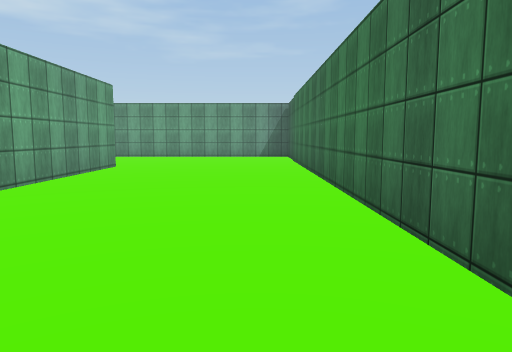
View 1 (above)

19 first-person views from a walk through a scene from a Unity 3-D project. The camera is 1.5 m above the floor, tilts 6° down and sees 70° across. The floor is counted in squares, 2 m on a side. Each view is taken from the middle of a square. On the plan, view 1 faces up. The plan holds only what a view shows up to about 11 squares ahead; the rest is blank. The place goes on beyond the plan. Surface patterns are stand-ins for the level's own textures.

View 2
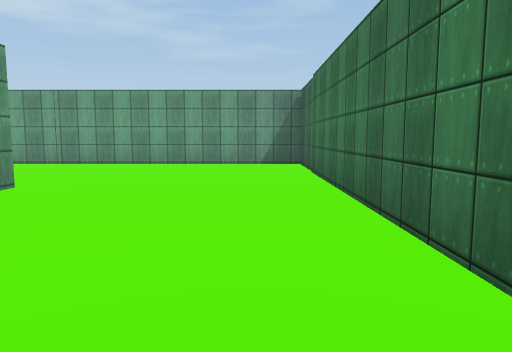

View 3
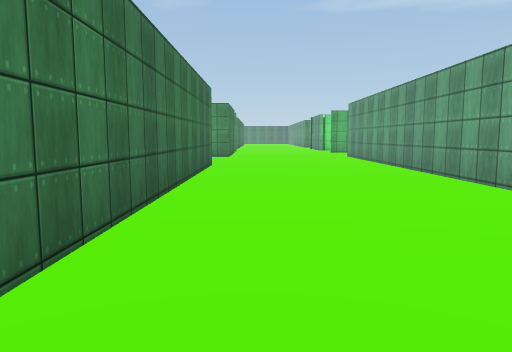

View 4
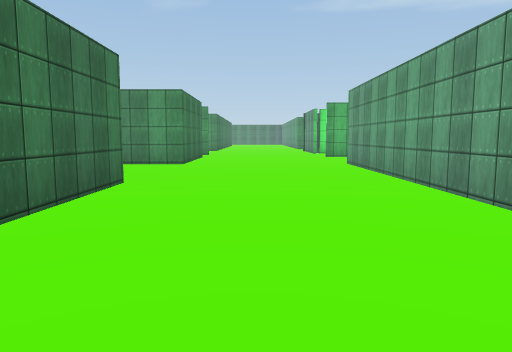

View 5
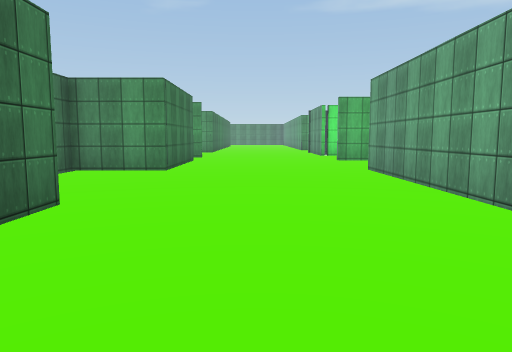

View 6
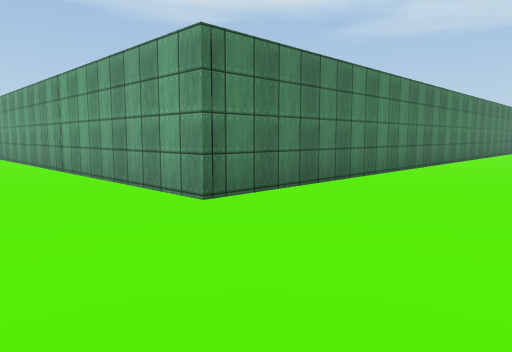

View 7
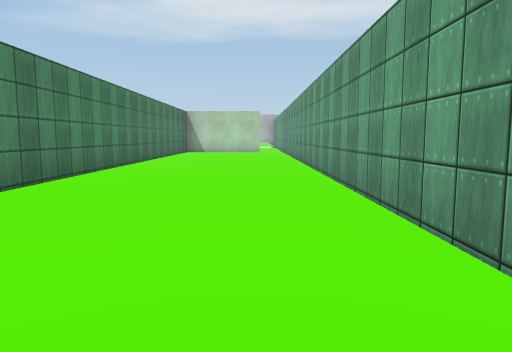

View 8
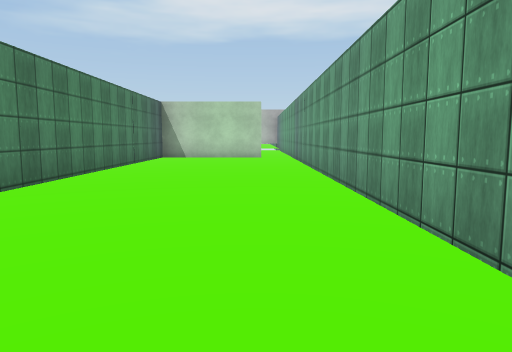

View 9
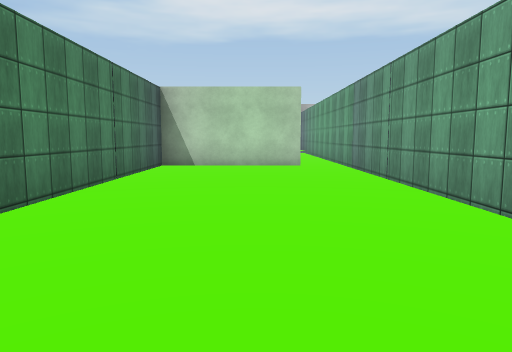

View 10
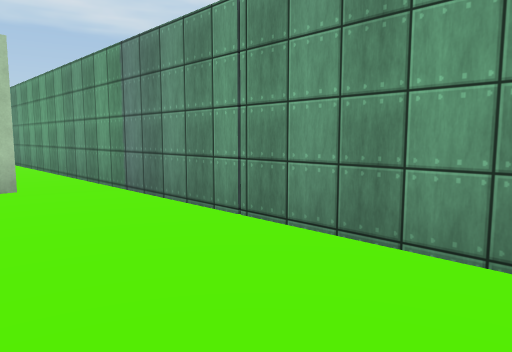

View 11
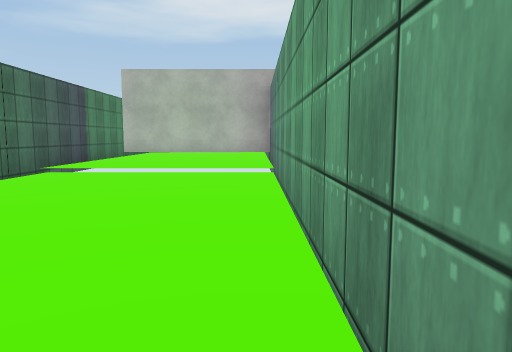

View 12
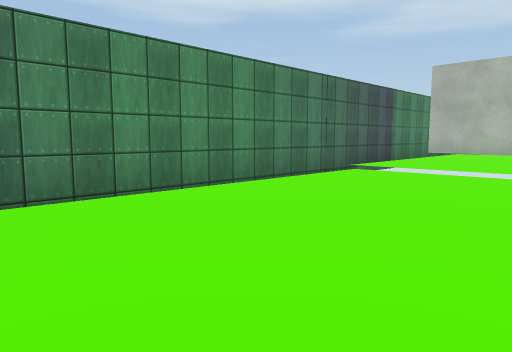

View 13
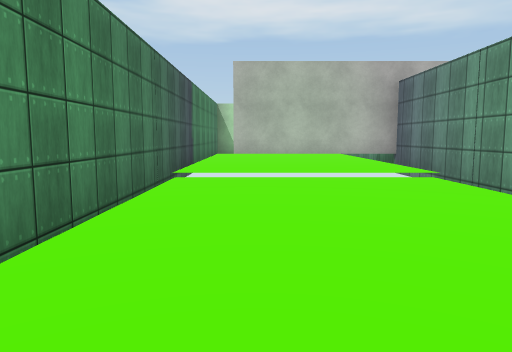

View 14
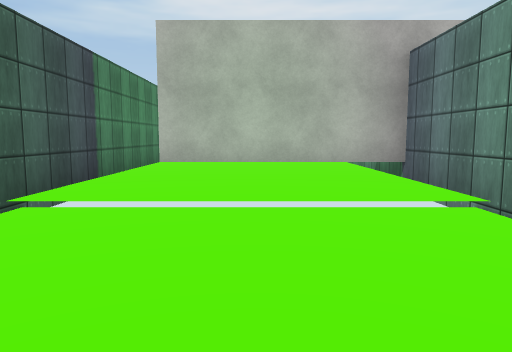

View 15
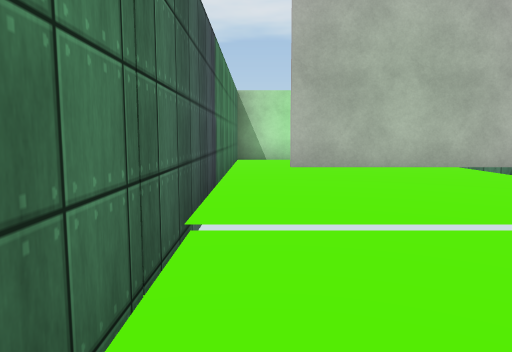

View 16
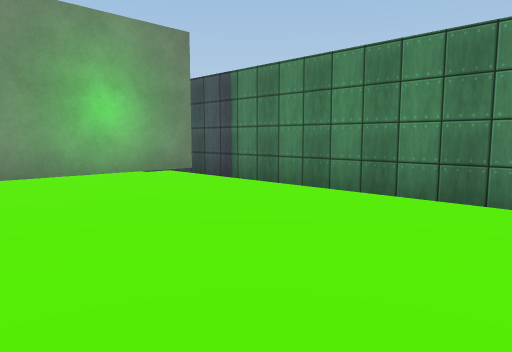

View 17
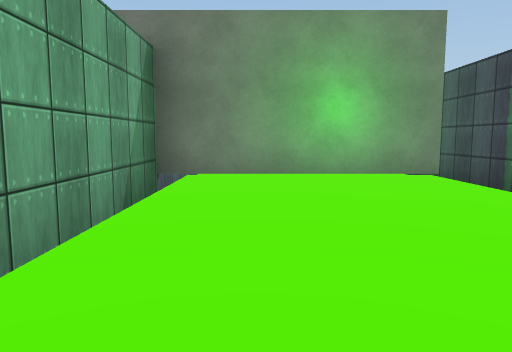

View 18
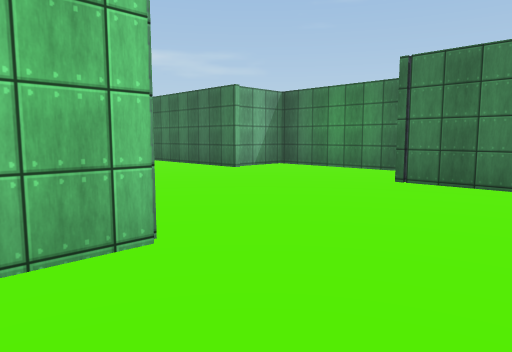

View 19
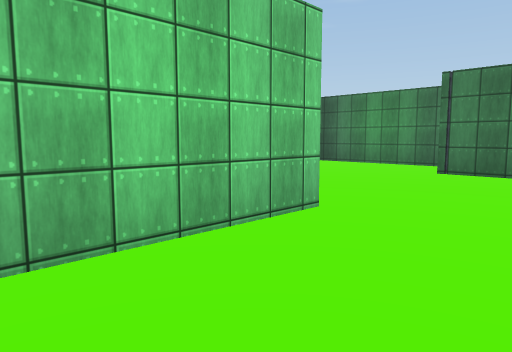

### Floor plan
Key: @ floor where view 1 was taken; # wall or solid block; . main floor; : floor 0.25 m higher than the main floor; T thing the floor can be seen under or through.
Columns run from 39 left of view 1 to 4 right of it. Each row starts with its distance up from view 1.
 15   ########################################
 14 :::::T::.................................#
 13 :::::T::.......#.........................#
 12 :::::T::.......#.........................#
 11 :::::T::.......#.........................#
 10 ::::::::.......#.........................#
  9 ####################################.....#
  8                                    #.....#
  7                                    #.....#
  6                                    #.....#
  5                                    #.....#
  4                                    #.....#
  3                                    #.....#
  2                                    #.....#
  1                                    #.....#
  0                                    #...@.#
 -1                                    #.....#
 -2                                    #.....#
 -3                                    #.....###
 -4                                    #.......#
 -5                                    #.......#
 -6                                    #.......#
 -7                                 ####.......#
 -8                                 ........####
 -9                                 ........#
-10                                 ........#

Positions as (right, up) in squares from view 1, and headings:
1: (0, 0), facing up
2: (0, 4), facing up
3: (0, 7), facing down
4: (-1, 3), facing down
5: (-1, 1), facing down
6: (-1, 13), facing down-left
7: (-5, 13), facing left
8: (-10, 13), facing left
9: (-14, 12), facing left
10: (-18, 12), facing up-left
11: (-24, 14), facing left
12: (-24, 14), facing down-left
13: (-25, 11), facing left
14: (-28, 12), facing left
15: (-29, 10), facing left
16: (-39, 14), facing down-right
17: (-39, 13), facing right
18: (-5, -10), facing up-right
19: (-7, -10), facing up-right
